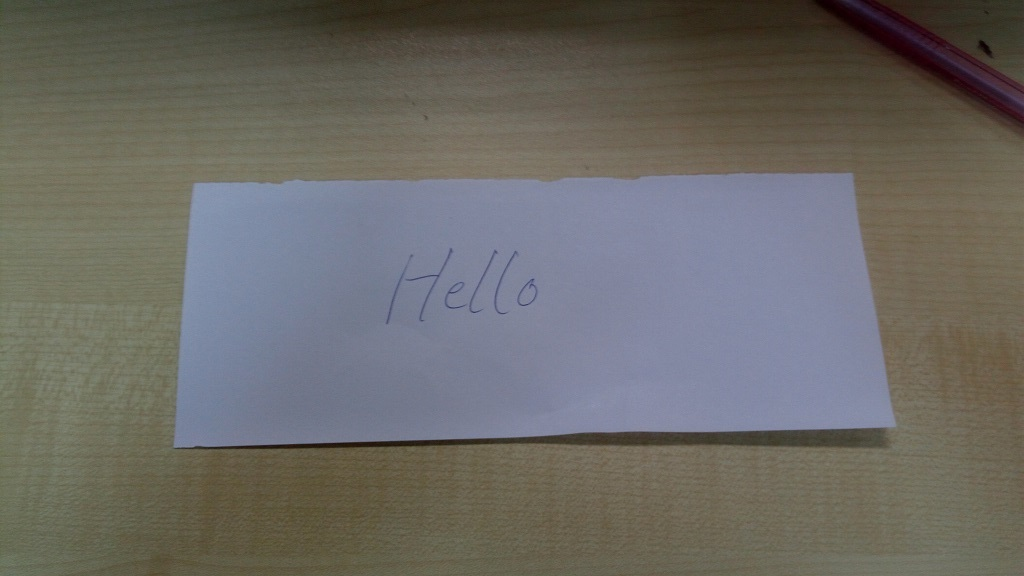
#> input picture images/example_03.jpg, 1024 x 576 px
$ python manual_selection.py
#> lines starting #> are read from the running program, lines starting #| are printed output that depends on the picture
"""
Filename: manual_selection.py
Usage: Select document boundaries manually
Author: Shashank Sharma
Reference: https://www.pyimagesearch.com/2014/09/01/build-kick-ass-mobile-document-scanner-just-5-minutes/
"""
import imutils
import cv2
import numpy as np
from skimage.filters import threshold_local


"""
mouse callback function.
param[0]: image
param[1]: color
param[2]: window_name
param[3]: point 1
param[4]: point 2
param[5]: point 3
param[6]: point 4
param[7]: points count
"""
def mouse_callback(event, x, y, flags, param):
	if event == cv2.EVENT_LBUTTONUP and param[7] < 4:
		param[param[7] + 3] = (x, y)
		cv2.circle(param[0], (x, y), 5, param[1], -1)
		param[7] += 1
		print((x,y))
	if param[7] >= 4:
		pts = np.array(order_points(param[3:-1]), np.int32)
		pts = pts.reshape((-1,1,2))
		cv2.polylines(param[0],[pts],True,(0,255,255), 3)
	cv2.imshow(param[2],param[0])
"""
Function to order points in order below:
top-left, top-right, bottom-right, bottom-left
"""
def order_points(pts):
	pts = np.array(pts)
	rect = np.zeros((4, 2), dtype = "float32")

	# the top-left point will have the smallest sum, whereas
	# the bottom-right point will have the largest sum
	s = pts.sum(axis = 1)
	rect[0] = pts[np.argmin(s)]
	rect[2] = pts[np.argmax(s)]

	# now, compute the difference between the points, the
	# top-right point will have the smallest difference,
	# whereas the bottom-left will have the largest difference
	diff = np.diff(pts, axis = 1)
	rect[1] = pts[np.argmin(diff)]
	rect[3] = pts[np.argmax(diff)]

	# return the ordered coordinates
	return rect

def four_point_transform(image, pts):
	# obtain a consistent order of the points and unpack them
	# individually
	rect = order_points(pts)
	(tl, tr, br, bl) = rect

	# compute the width of the new image, which will be the
	# maximum distance between bottom-right and bottom-left
	# x-coordiates or the top-right and top-left x-coordinates
	widthA = np.sqrt(((br[0] - bl[0]) ** 2) + ((br[1] - bl[1]) ** 2))
	widthB = np.sqrt(((tr[0] - tl[0]) ** 2) + ((tr[1] - tl[1]) ** 2))
	maxWidth = max(int(widthA), int(widthB))

	# compute the height of the new image, which will be the
	# maximum distance between the top-right and bottom-right
	# y-coordinates or the top-left and bottom-left y-coordinates
	heightA = np.sqrt(((tr[0] - br[0]) ** 2) + ((tr[1] - br[1]) ** 2))
	heightB = np.sqrt(((tl[0] - bl[0]) ** 2) + ((tl[1] - bl[1]) ** 2))
	maxHeight = max(int(heightA), int(heightB))

	# now that we have the dimensions of the new image, construct
	# the set of destination points to obtain a "birds eye view",
	# (i.e. top-down view) of the image, again specifying points
	# in the top-left, top-right, bottom-right, and bottom-left
	# order
	dst = np.array([
		[0, 0],
		[maxWidth - 1, 0],
		[maxWidth - 1, maxHeight - 1],
		[0, maxHeight - 1]], dtype = "float32")

	# compute the perspective transform matrix and then apply it
	M = cv2.getPerspectiveTransform(rect, dst)
	warped = cv2.warpPerspective(image, M, (maxWidth, maxHeight))

	# return the warped image
	return warped


image = cv2.imread('images/example_03.jpg')
#> image is the input picture: shape (576, 1024, 3); mean B, G, R 100.9, 105.3, 107
img_copy = image.copy()

window_name = "left click to draw point, press 'q' after done"
cv2.namedWindow(window_name)
color = (0, 0, 255) #blue
param = [img_copy, color, window_name, (0, 0), (0, 0), (0, 0), (0, 0), 0]
cv2.setMouseCallback(window_name, mouse_callback, param)
cv2.imshow(window_name, img_copy)

cv2.waitKey(0)

cv2.destroyAllWindows()

print(param[3:-1])
#| [(0, 0), (0, 0), (0, 0), (0, 0)]

ratio = image.shape[0] / 500.0
#> ratio = 1.15
orig = image.copy()
image = imutils.resize(image, height = 500)
#> image: shape (500, 888, 3)

# convert the image to grayscale, blur it
warped = four_point_transform(orig, param[3:-1])
#> in four_point_transform, `warped = cv2.warpPerspective(image, M, (maxWidth, maxHeight))`:
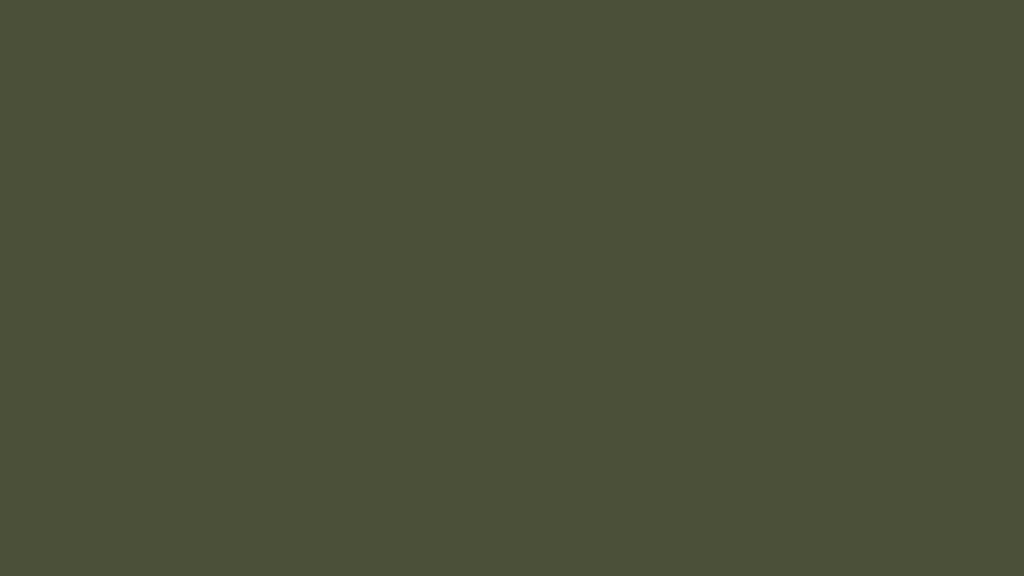
#> warped: shape (576, 1024, 3); mean B, G, R 57, 80, 75

# convert the warped image to grayscale, then threshold it
# to give it that 'black and white' paper effect
warped = cv2.cvtColor(warped, cv2.COLOR_BGR2GRAY)
#> warped: shape (576, 1024); every value is 76
T = threshold_local(warped, 35, offset = 10, method = "gaussian")
#> T: shape (576, 1024) float64; every value is 66
warped = (warped > T).astype("uint8") * 255
#> warped: shape (576, 1024); every value is 255

# show the original and scanned images
cv2.imshow("Original", imutils.resize(orig, height = 650))
cv2.imshow("Scanned", imutils.resize(warped, height = 650))
cv2.waitKey(0)
